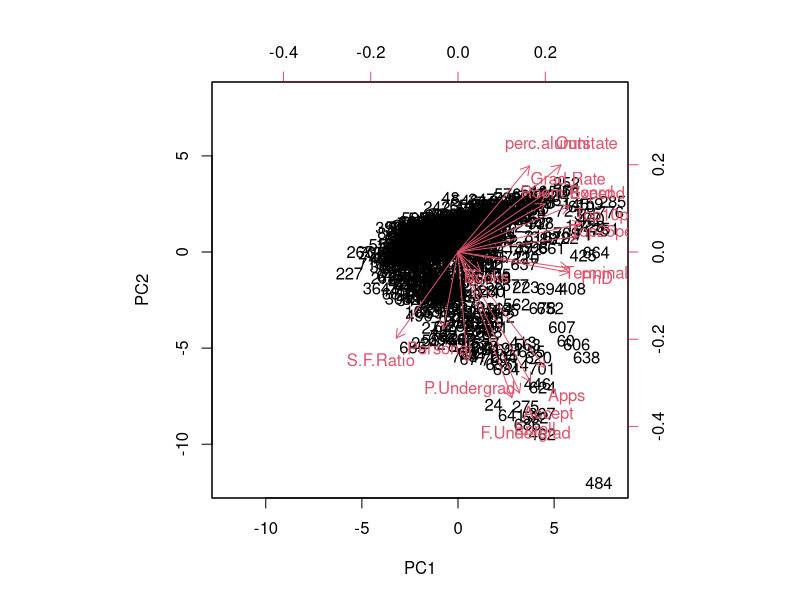
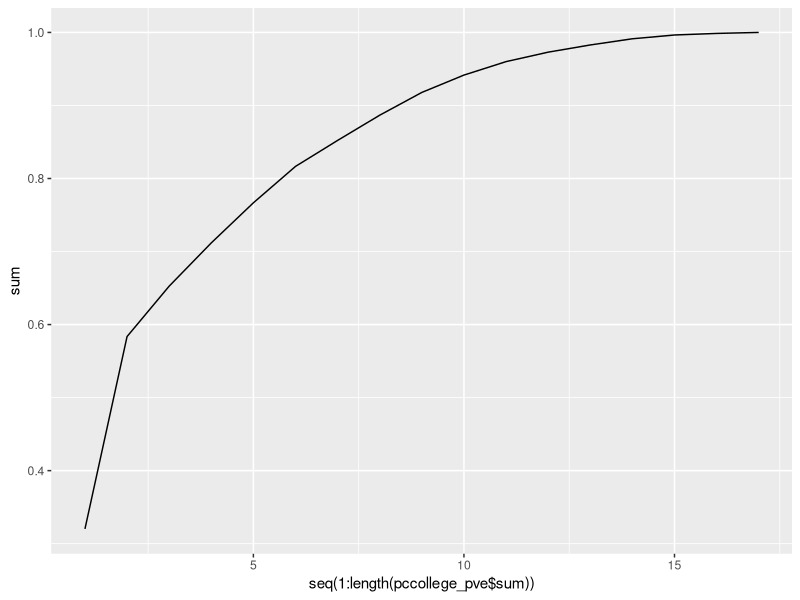
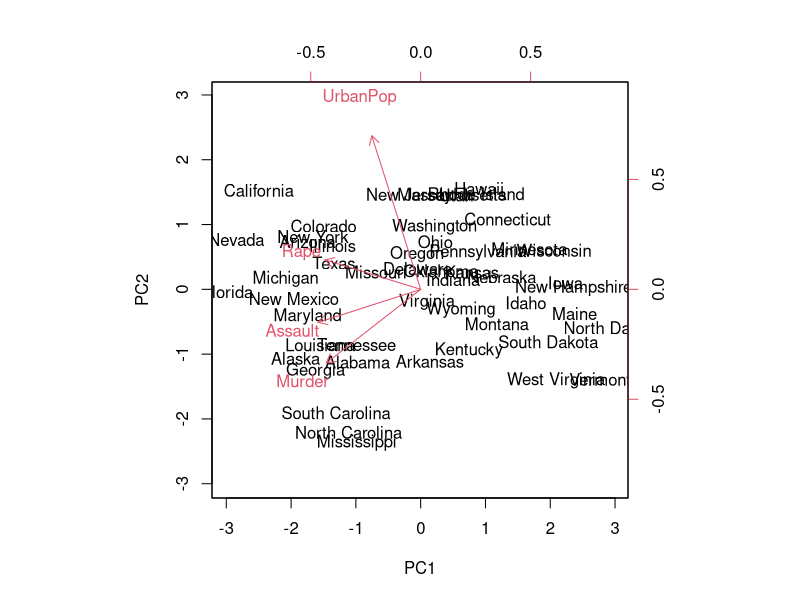
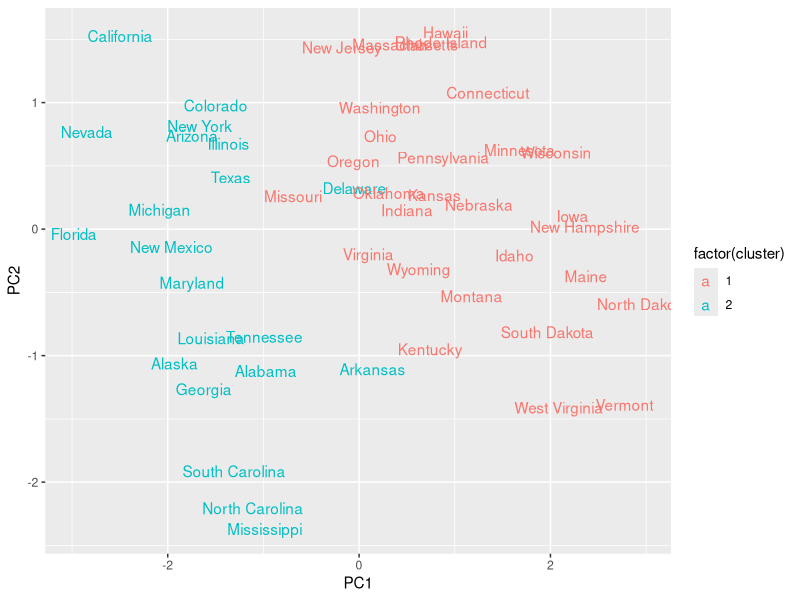
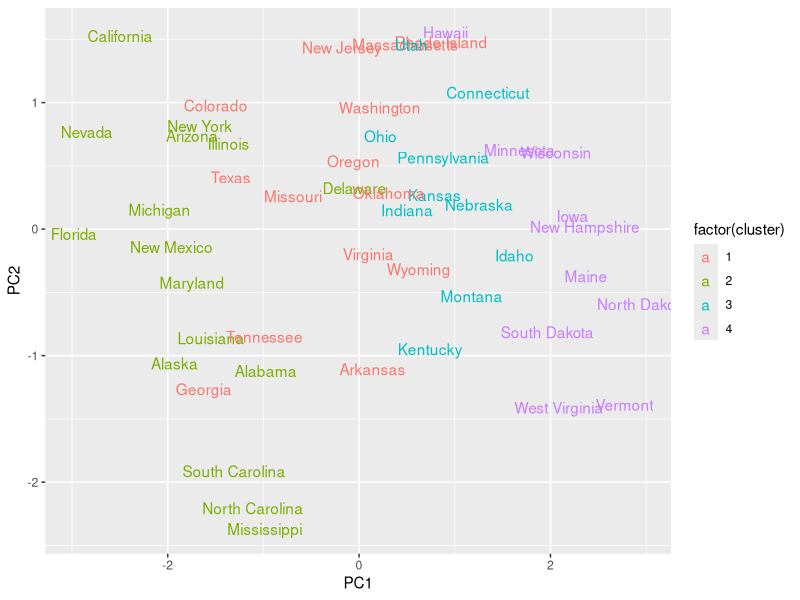
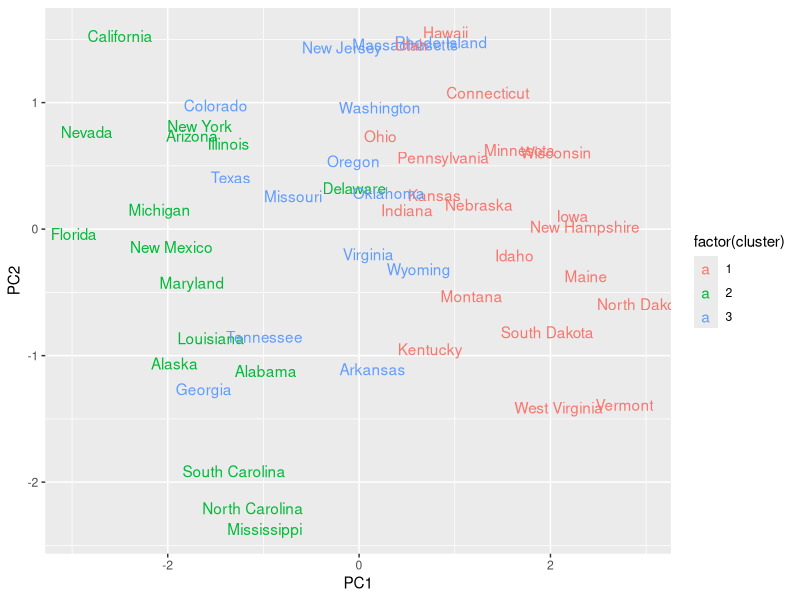
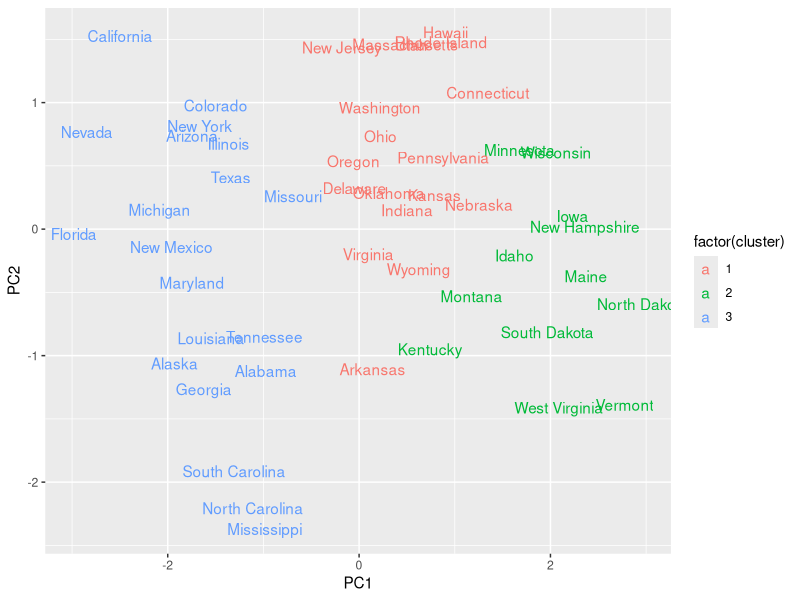
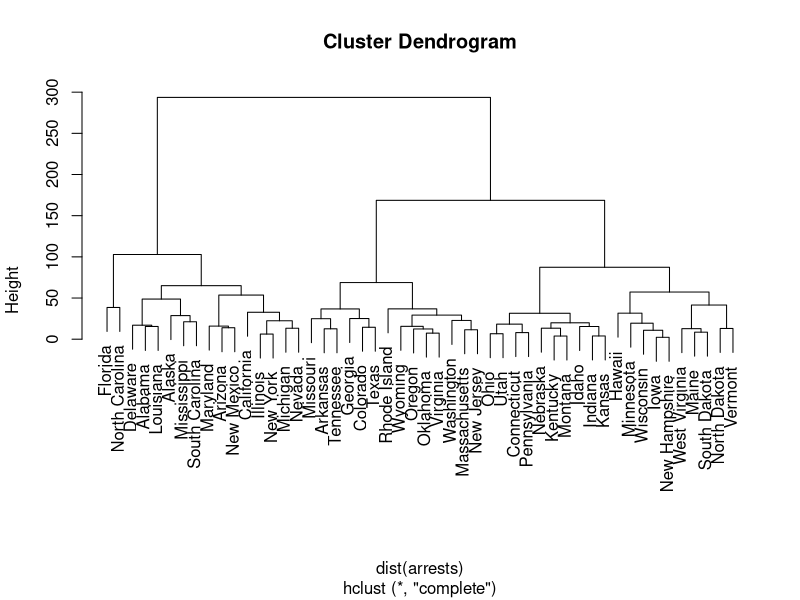

Generate these figures, in order, with R:
## ---- chunk 1
library(tidyverse)
college <- read_csv("College.csv") %>%
  select(-Private)
## ---- chunk 2
pccollege <- prcomp(college, scale = TRUE)
biplot(pccollege, scale = 0)
## ---- chunk 3
pccollege_var <- pccollege$sdev^2
pccollege_pve <- pccollege_var/sum(pccollege_var)
pccollege_pve <- pccollege_pve %>%
  as.data.frame() %>%
  mutate("sum" = cumsum(pccollege_pve))
ggplot(pccollege_pve, aes(x=seq(1:length(pccollege_pve$sum)), y=sum)) +
  geom_line()
## ---- chunk 4
pccollege_pve$sum[2]
## ---- chunk 5
arrests <- read_csv("USArrests.csv") %>%
  tibble::column_to_rownames("State")
## ---- chunk 6
pcarrests <- prcomp(arrests, scale = TRUE)
biplot(pcarrests, scale = 0)
## ---- chunk 7
arrestsk2 <- kmeans(arrests, 2, nstart=20)

k2df <- pcarrests$x %>%
  as.data.frame() %>%
  select(c("PC1", "PC2")) %>%
  tibble::rownames_to_column(var="state") %>%
  mutate("cluster"= arrestsk2$cluster)
  

ggplot(k2df, aes(PC1, PC2, color = factor(cluster), label = state)) + 
  geom_text()
## ---- chunk 8
arrestsk4 <- kmeans(arrests, 4, nstart=20)

k4df <- pcarrests$x %>%
  as.data.frame() %>%
  select(c("PC1", "PC2")) %>%
  tibble::rownames_to_column(var="state") %>%
  mutate("cluster"= arrestsk4$cluster)
  

ggplot(k4df, aes(PC1, PC2, color = factor(cluster), label = state)) + 
  geom_text()
## ---- chunk 9
arrestsk3 <- kmeans(arrests, 3, nstart=20)

k3df <- pcarrests$x %>%
  as.data.frame() %>%
  select(c("PC1", "PC2")) %>%
  tibble::rownames_to_column(var="state") %>%
  mutate("cluster"= arrestsk3$cluster)
  

ggplot(k3df, aes(PC1, PC2, color = factor(cluster), label = state)) + 
  geom_text()


## ---- chunk 10
pcarrests12 <- pcarrests$x %>%
  as.data.frame() %>%
  select(c("PC1", "PC2"))

pcarrestsk3 <- kmeans(pcarrests12,3,nstart = 20)

pcak3df <- pcarrests12 %>%
  tibble::rownames_to_column(var="state") %>%
  mutate("cluster"= pcarrestsk3$cluster)
  

ggplot(pcak3df, aes(PC1, PC2, color = factor(cluster), label = state)) + 
  geom_text()

## ---- chunk 11
arrestshier <- hclust(dist(arrests), method = 'complete')
plot(arrestshier)
## ---- chunk 12
plot(arrestshier)
abline(h=125, col = 'red')
## ---- chunk 13
cutree(arrestshier,3)
## ---- chunk 14
standarrests <- arrests %>%
  scale()

standarrestshier <- hclust(dist(standarrests), method = 'complete')
plot(standarrestshier)
